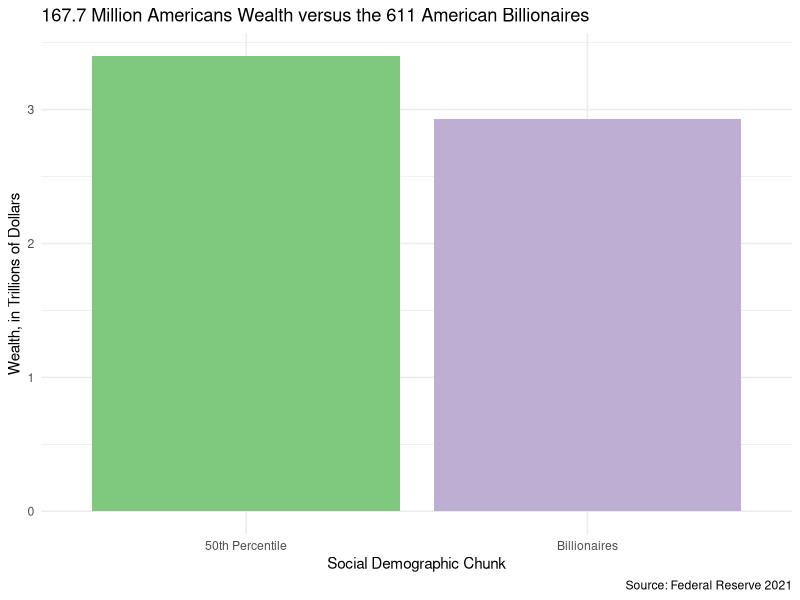
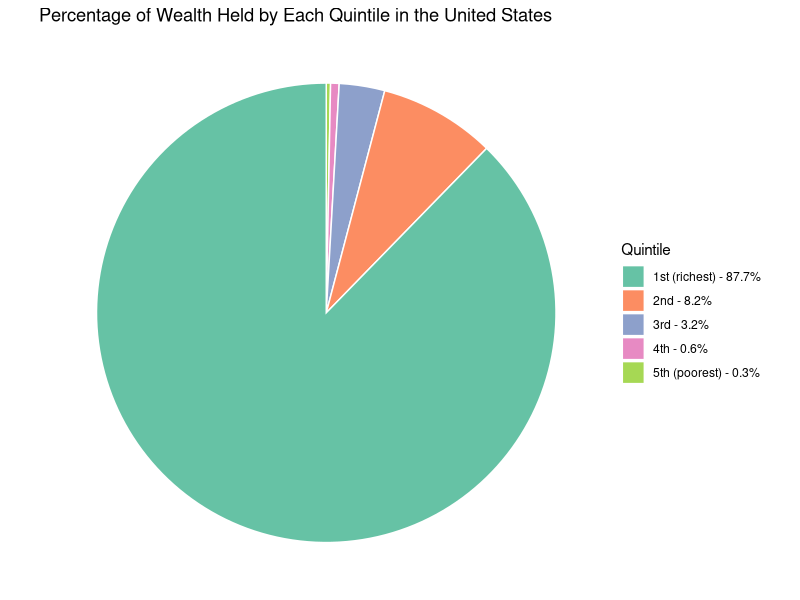
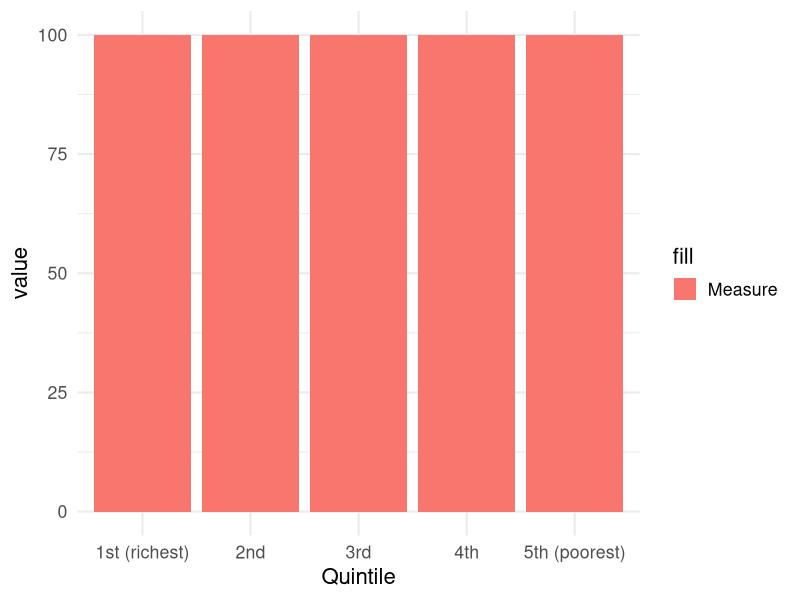

Write the R code that produced these figures, in order.
## ---- chunk 1
library(tidyverse)
library(readr)
library(scales)

# set default theme for ggplot2
ggplot2::theme_set(ggplot2::theme_minimal(base_size = 16))
## ---- chunk 2
bil <- read.csv("../../data/billionaire/Forbes Annual Report Data - 2020.csv", skip = 1) %>% drop_na()
mob <- read.csv("../../data/wealth-mobility/2-wealth-structure.csv")
## ---- chunk 3
colnames(bil)[2] <- "wealth"
bil_poor <- bil %>% 
  mutate(wealth = parse_number(wealth) * 1000000,
         bil = "1") %>%
  select(wealth, bil)

# write.csv(bil_poor, "billionaires_simplified.csv", row.names = FALSE)

bil_poor <- read.csv("billionaires_simplified.csv") %>%
  group_by(bil) %>%
  summarise(total_wealth = sum(wealth)) %>%
  ungroup() %>%
  mutate(bil = ifelse(bil == 0, "50th Percentile", "Billionaires"))
  
# Poorest 50% wealth: https://www.bloomberg.com/news/articles/2021-12-17/wealth-share-rose-in-pandemic-for-poorest-50-and-top-1-of-u-s

bil_poor %>%
  ggplot(aes(x = bil, y = total_wealth / 1000000000000, fill = bil)) +
  geom_col() +
  labs(x = "Social Demographic Chunk", 
       y = "Wealth, in Trillions of Dollars",
       title = "167.7 Million Americans Wealth versus the 611 American Billionaires",
       caption = "Source: Federal Reserve 2021") +
  scale_fill_brewer(palette = "Accent") +
  theme_minimal() +
  theme(legend.position = "none")
## ---- chunk 4


# Incomplete

# Quintile sources:
wealth_quintiles <- read.csv("../../data/fed/federal_reserve_quintiles.csv")
colnames(wealth_quintiles)[1] = "Quintile"

wealth_quintiles %>%
  mutate(Quintile = paste0(Quintile, " - ", as.character(Overall), "%")) %>%
  ggplot(aes(x="", y=Overall, fill=Quintile)) +
  geom_bar(stat="identity", width=1, color="white") +
  coord_polar("y", start=0) +
  theme_void() +
  labs(title = "Percentage of Wealth Held by Each Quintile in the United States") +
  scale_fill_brewer(palette = "Set2")

## ---- chunk 5
wealth_quintiles %>%
  pivot_longer(cols = Debt:Financial, names_to = "Measure") %>%
  ggplot(aes(x = Quintile, y = value, fill = "Measure")) +
  geom_bar(posititon = "fill", stat = "identity")
